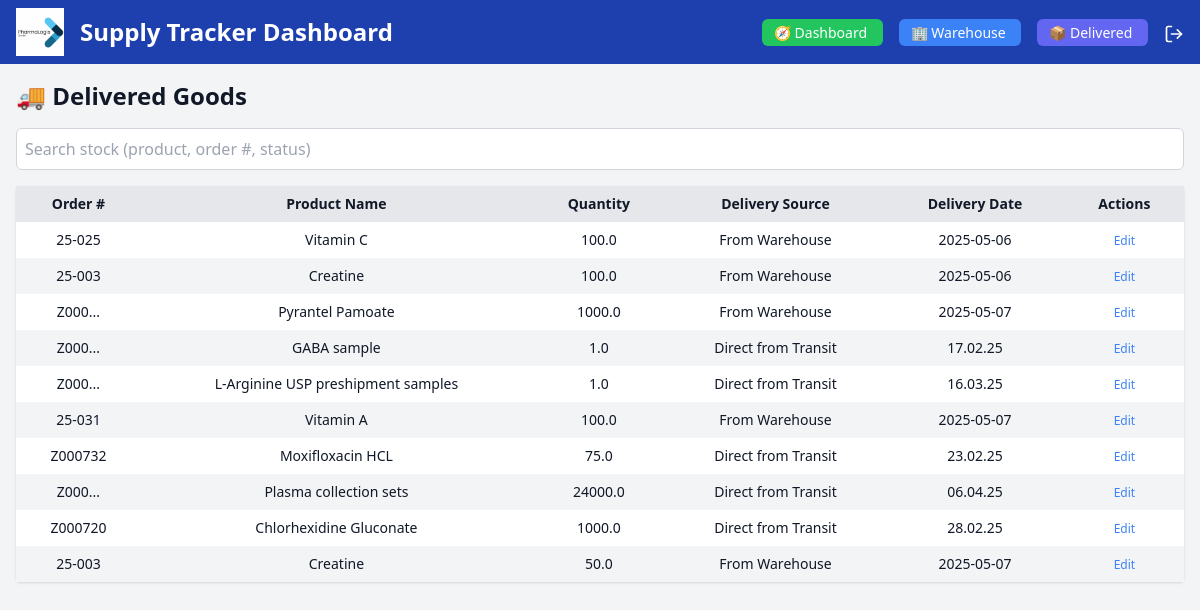
The app's page /delivered (signed in) with its own data.
### app/models.py (models this page shows)
class DeliveredGoods(db.Model):
    id = db.Column(db.Integer, primary_key=True)
    user_id = db.Column(db.Integer, db.ForeignKey('user.id'), nullable=False)
    order_number = db.Column(db.String(50), nullable=False)
    product_name = db.Column(db.String(100), nullable=False)
    quantity = db.Column(db.Float, nullable=False)
    delivery_source = db.Column(db.String(50), nullable=False)  # e.g., "From Warehouse" or "Direct from Transit"
    delivery_date = db.Column(db.String(10), nullable=False)

### app/routes.py (the view)
@main.route('/delivered')
@login_required
def delivered():
    from .models import DeliveredGoods
    delivered_items = DeliveredGoods.query.filter_by(user_id=current_user.id).all()
    return render_template('delivered.html', delivered_items=delivered_items)

### app/__init__.py (called while the page is built)
def create_app():
    app = Flask(__name__)
    app.config['SECRET_KEY'] = 'your-secret-key'  # Use env var later
    app.config['SQLALCHEMY_DATABASE_URI'] = 'sqlite:///../instance/supply_tracker.db'
    app.config['SQLALCHEMY_TRACK_MODIFICATIONS'] = False
    init_db(app)
    login_manager.init_app(app)
    Migrate(app, db)
    from .routes import main
    app.register_blueprint(main)
    @login_manager.user_loader
    def load_user(user_id):
        return User.query.get(int(user_id))
    return app

### app/routes.py (called while the page is built)
@main.app_context_processor
def inject_user():
    return dict(current_user=current_user)

### app/templates/delivered.html (shortened to what this page needs)
<!DOCTYPE html>
<html lang="en">
<head>
        <script src="https://cdn.tailwindcss.com"></script>
        <link href="https://cdn.jsdelivr.net/npm/tailwindcss@2.2.19/dist/tailwind.min.css" rel="stylesheet">
</head>
<body class="bg-gray-100 dark:bg-gray-900 text-gray-900 dark:text-gray-100">
    <nav class="bg-blue-800 text-white px-4 py-2 flex justify-between items-center">
        <div class="flex items-center space-x-2 sm:space-x-4">
            <img src="{{ url_for('static', filename='images/logo.jpg') }}" alt="PharmaLogis GmbH Logo" class="h-8 sm:h-12">
            <h1 class="text-base sm:text-2xl font-semibold">Supply Tracker Dashboard</h1>
        </div>
        <div class="space-x-4">
            <a href="{{ url_for('main.dashboard') }}"
            class="bg-green-500 hover:bg-green-600 text-white px-3 py-1 rounded-md text-sm font-medium transition-all duration-200">
            🧭 Dashboard
            </a>
            <a href="{{ url_for('main.warehouse') }}"
            class="bg-blue-500 hover:bg-blue-600 text-white px-3 py-1 rounded-md text-sm font-medium transition-all duration-200 ml-2">
            🏢 Warehouse
            </a>
            <a href="{{ url_for('main.delivered') }}"
            class="bg-indigo-500 hover:bg-indigo-600 text-white px-3 py-1 rounded-md text-sm font-medium transition-all duration-200 ml-2">
            📦 Delivered
            </a>
            <a href="{{ url_for('main.logout') }}" title="Logout" class="text-white hover:text-red-400 ml-4">
            </a>
        </div>
    </nav>
    <div class="p-4">
        <h2 class="text-2xl font-bold mb-4">🚚 Delivered Goods</h2>
        <div class="mb-4">
            <input type="text" id="search-warehouse" placeholder="Search stock (product, order #, status)"
                   class="w-full p-2 rounded-md border border-gray-300 focus:outline-none focus:ring-2 focus:ring-blue-400
                          bg-white dark:bg-gray-800 dark:border-gray-600 dark:text-gray-200">
        </div>
        <table id="warehouse-table" class="min-w-full bg-white dark:bg-gray-800 rounded shadow text-sm">
            <thead>
                <tr class="bg-gray-200 dark:bg-gray-700 text-center">
                    <th class="px-4 py-2">Order #</th>
                    <th class="px-4 py-2">Product Name</th>
                    <th class="px-4 py-2">Quantity</th>
                    <th class="px-4 py-2">Delivery Source</th>
                    <th class="px-4 py-2">Delivery Date</th>
                    <th class="px-4 py-2">Actions</th>
                </tr>
            </thead>
            <tbody>
                {% for item in delivered_items %}
                <tr class="text-center even:bg-gray-100 dark:even:bg-gray-800 hover:bg-blue-50 dark:hover:bg-gray-700">
                    <td class="px-4 py-2">{{ item.order_number }}</td>
                    <td class="px-4 py-2">{{ item.product_name }}</td>
                    <td class="px-4 py-2">{{ item.quantity }}</td>
                    <td class="px-4 py-2">{{ item.delivery_source }}</td>
                    <td class="px-4 py-2">{{ item.delivery_date }}</td>
                    <td class="px-4 py-2">
                        <a href="{{ url_for('main.edit_delivered', item_id=item.id) }}" class="text-blue-500 hover:underline text-xs">Edit</a>
                    </td>
                </tr>
                {% endfor %}
            </tbody>
        </table>
    </div>
</body>
</html>

### records on screen
DeliveredGoods: order_number "25-025", product_name "Vitamin C", quantity "100.0", delivery_source "From Warehouse", delivery_date "2025-05-06"
DeliveredGoods: order_number "25-003", product_name "Creatine", quantity "100.0", delivery_source "From Warehouse", delivery_date "2025-05-06"
DeliveredGoods: order_number "Z000...", product_name "Pyrantel Pamoate", quantity "1000.0", delivery_source "From Warehouse", delivery_date "2025-05-07"
DeliveredGoods: order_number "Z000...", product_name "GABA sample", quantity "1.0", delivery_source "Direct from Transit", delivery_date "17.02.25"
DeliveredGoods: order_number "Z000...", product_name "L-Arginine USP preshipment samples", quantity "1.0", delivery_source "Direct from Transit", delivery_date "16.03.25"
DeliveredGoods: order_number "25-031", product_name "Vitamin A", quantity "100.0", delivery_source "From Warehouse", delivery_date "2025-05-07"
DeliveredGoods: order_number "Z000732", product_name "Moxifloxacin HCL", quantity "75.0", delivery_source "Direct from Transit", delivery_date "23.02.25"
DeliveredGoods: order_number "Z000...", product_name "Plasma collection sets", quantity "24000.0", delivery_source "Direct from Transit", delivery_date "06.04.25"
DeliveredGoods: order_number "Z000720", product_name "Chlorhexidine Gluconate", quantity "1000.0", delivery_source "Direct from Transit", delivery_date "28.02.25"
DeliveredGoods: order_number "25-003", product_name "Creatine", quantity "50.0", delivery_source "From Warehouse", delivery_date "2025-05-07"
